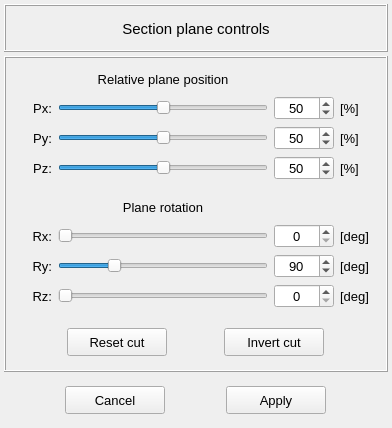
<?xml version="1.0" encoding="UTF-8"?>
<ui version="4.0">
 <class>Form</class>
 <widget class="QWidget" name="Form">
  <property name="geometry">
   <rect>
    <x>0</x>
    <y>0</y>
    <width>392</width>
    <height>426</height>
   </rect>
  </property>
  <property name="windowTitle">
   <string>Form</string>
  </property>
  <layout class="QGridLayout" name="gridLayout">
   <property name="leftMargin">
    <number>4</number>
   </property>
   <property name="topMargin">
    <number>4</number>
   </property>
   <property name="rightMargin">
    <number>4</number>
   </property>
   <property name="bottomMargin">
    <number>4</number>
   </property>
   <property name="spacing">
    <number>4</number>
   </property>
   <item row="1" column="0">
    <widget class="QFrame" name="frame_4">
     <property name="frameShape">
      <enum>QFrame::Box</enum>
     </property>
     <property name="frameShadow">
      <enum>QFrame::Raised</enum>
     </property>
     <layout class="QGridLayout" name="gridLayout_6">
      <property name="leftMargin">
       <number>4</number>
      </property>
      <property name="topMargin">
       <number>4</number>
      </property>
      <property name="rightMargin">
       <number>4</number>
      </property>
      <property name="bottomMargin">
       <number>4</number>
      </property>
      <property name="spacing">
       <number>4</number>
      </property>
      <item row="1" column="0">
       <widget class="QFrame" name="frame_3">
        <property name="frameShape">
         <enum>QFrame::NoFrame</enum>
        </property>
        <property name="frameShadow">
         <enum>QFrame::Raised</enum>
        </property>
        <layout class="QGridLayout" name="gridLayout_3">
         <property name="leftMargin">
          <number>6</number>
         </property>
         <property name="topMargin">
          <number>6</number>
         </property>
         <property name="rightMargin">
          <number>6</number>
         </property>
         <property name="bottomMargin">
          <number>6</number>
         </property>
         <item row="1" column="0">
          <widget class="QLabel" name="label">
           <property name="minimumSize">
            <size>
             <width>36</width>
             <height>0</height>
            </size>
           </property>
           <property name="maximumSize">
            <size>
             <width>36</width>
             <height>16777215</height>
            </size>
           </property>
           <property name="font">
            <font>
             <pointsize>10</pointsize>
            </font>
           </property>
           <property name="text">
            <string>Px:</string>
           </property>
           <property name="alignment">
            <set>Qt::AlignRight|Qt::AlignTrailing|Qt::AlignVCenter</set>
           </property>
          </widget>
         </item>
         <item row="1" column="2">
          <widget class="QSpinBox" name="relative_plane_position_x_spinbox">
           <property name="minimumSize">
            <size>
             <width>60</width>
             <height>0</height>
            </size>
           </property>
           <property name="maximumSize">
            <size>
             <width>60</width>
             <height>16777215</height>
            </size>
           </property>
           <property name="font">
            <font>
             <pointsize>10</pointsize>
            </font>
           </property>
           <property name="alignment">
            <set>Qt::AlignCenter</set>
           </property>
           <property name="maximum">
            <number>100</number>
           </property>
           <property name="value">
            <number>50</number>
           </property>
          </widget>
         </item>
         <item row="3" column="2">
          <widget class="QSpinBox" name="relative_plane_position_z_spinbox">
           <property name="minimumSize">
            <size>
             <width>60</width>
             <height>0</height>
            </size>
           </property>
           <property name="maximumSize">
            <size>
             <width>60</width>
             <height>16777215</height>
            </size>
           </property>
           <property name="font">
            <font>
             <pointsize>10</pointsize>
            </font>
           </property>
           <property name="alignment">
            <set>Qt::AlignCenter</set>
           </property>
           <property name="maximum">
            <number>100</number>
           </property>
           <property name="value">
            <number>50</number>
           </property>
          </widget>
         </item>
         <item row="1" column="3">
          <widget class="QLabel" name="label_4">
           <property name="minimumSize">
            <size>
             <width>36</width>
             <height>0</height>
            </size>
           </property>
           <property name="maximumSize">
            <size>
             <width>36</width>
             <height>16777215</height>
            </size>
           </property>
           <property name="font">
            <font>
             <pointsize>10</pointsize>
            </font>
           </property>
           <property name="text">
            <string>[%]</string>
           </property>
          </widget>
         </item>
         <item row="2" column="0">
          <widget class="QLabel" name="label_2">
           <property name="minimumSize">
            <size>
             <width>36</width>
             <height>0</height>
            </size>
           </property>
           <property name="maximumSize">
            <size>
             <width>36</width>
             <height>16777215</height>
            </size>
           </property>
           <property name="font">
            <font>
             <pointsize>10</pointsize>
            </font>
           </property>
           <property name="text">
            <string>Py:</string>
           </property>
           <property name="alignment">
            <set>Qt::AlignRight|Qt::AlignTrailing|Qt::AlignVCenter</set>
           </property>
          </widget>
         </item>
         <item row="2" column="1">
          <widget class="QSlider" name="relative_plane_position_y_slider">
           <property name="maximum">
            <number>100</number>
           </property>
           <property name="value">
            <number>50</number>
           </property>
           <property name="orientation">
            <enum>Qt::Horizontal</enum>
           </property>
          </widget>
         </item>
         <item row="1" column="1">
          <widget class="QSlider" name="relative_plane_position_x_slider">
           <property name="maximum">
            <number>100</number>
           </property>
           <property name="value">
            <number>50</number>
           </property>
           <property name="orientation">
            <enum>Qt::Horizontal</enum>
           </property>
          </widget>
         </item>
         <item row="2" column="2">
          <widget class="QSpinBox" name="relative_plane_position_y_spinbox">
           <property name="minimumSize">
            <size>
             <width>60</width>
             <height>0</height>
            </size>
           </property>
           <property name="maximumSize">
            <size>
             <width>60</width>
             <height>16777215</height>
            </size>
           </property>
           <property name="font">
            <font>
             <pointsize>10</pointsize>
            </font>
           </property>
           <property name="alignment">
            <set>Qt::AlignCenter</set>
           </property>
           <property name="maximum">
            <number>100</number>
           </property>
           <property name="value">
            <number>50</number>
           </property>
          </widget>
         </item>
         <item row="0" column="1">
          <widget class="QLabel" name="label_13">
           <property name="minimumSize">
            <size>
             <width>0</width>
             <height>22</height>
            </size>
           </property>
           <property name="maximumSize">
            <size>
             <width>16777215</width>
             <height>22</height>
            </size>
           </property>
           <property name="font">
            <font>
             <pointsize>10</pointsize>
            </font>
           </property>
           <property name="text">
            <string>Relative plane position</string>
           </property>
           <property name="alignment">
            <set>Qt::AlignCenter</set>
           </property>
          </widget>
         </item>
         <item row="3" column="1">
          <widget class="QSlider" name="relative_plane_position_z_slider">
           <property name="maximum">
            <number>100</number>
           </property>
           <property name="value">
            <number>50</number>
           </property>
           <property name="orientation">
            <enum>Qt::Horizontal</enum>
           </property>
          </widget>
         </item>
         <item row="3" column="0">
          <widget class="QLabel" name="label_3">
           <property name="minimumSize">
            <size>
             <width>36</width>
             <height>0</height>
            </size>
           </property>
           <property name="maximumSize">
            <size>
             <width>36</width>
             <height>16777215</height>
            </size>
           </property>
           <property name="font">
            <font>
             <pointsize>10</pointsize>
            </font>
           </property>
           <property name="text">
            <string>Pz:</string>
           </property>
           <property name="alignment">
            <set>Qt::AlignRight|Qt::AlignTrailing|Qt::AlignVCenter</set>
           </property>
          </widget>
         </item>
         <item row="2" column="3">
          <widget class="QLabel" name="label_5">
           <property name="minimumSize">
            <size>
             <width>36</width>
             <height>0</height>
            </size>
           </property>
           <property name="maximumSize">
            <size>
             <width>36</width>
             <height>16777215</height>
            </size>
           </property>
           <property name="font">
            <font>
             <pointsize>10</pointsize>
            </font>
           </property>
           <property name="text">
            <string>[%]</string>
           </property>
          </widget>
         </item>
         <item row="3" column="3">
          <widget class="QLabel" name="label_6">
           <property name="minimumSize">
            <size>
             <width>36</width>
             <height>0</height>
            </size>
           </property>
           <property name="maximumSize">
            <size>
             <width>36</width>
             <height>16777215</height>
            </size>
           </property>
           <property name="font">
            <font>
             <pointsize>10</pointsize>
            </font>
           </property>
           <property name="text">
            <string>[%]</string>
           </property>
          </widget>
         </item>
        </layout>
       </widget>
      </item>
      <item row="2" column="0">
       <widget class="QFrame" name="frame_5">
        <property name="frameShape">
         <enum>QFrame::NoFrame</enum>
        </property>
        <property name="frameShadow">
         <enum>QFrame::Raised</enum>
        </property>
        <layout class="QGridLayout" name="gridLayout_5">
         <property name="leftMargin">
          <number>6</number>
         </property>
         <property name="topMargin">
          <number>6</number>
         </property>
         <property name="rightMargin">
          <number>6</number>
         </property>
         <property name="bottomMargin">
          <number>6</number>
         </property>
         <item row="3" column="2">
          <widget class="QSpinBox" name="plane_rotation_z_spinbox">
           <property name="minimumSize">
            <size>
             <width>60</width>
             <height>0</height>
            </size>
           </property>
           <property name="maximumSize">
            <size>
             <width>60</width>
             <height>16777215</height>
            </size>
           </property>
           <property name="font">
            <font>
             <pointsize>10</pointsize>
            </font>
           </property>
           <property name="alignment">
            <set>Qt::AlignCenter</set>
           </property>
           <property name="maximum">
            <number>360</number>
           </property>
          </widget>
         </item>
         <item row="2" column="0">
          <widget class="QLabel" name="label_8">
           <property name="minimumSize">
            <size>
             <width>36</width>
             <height>0</height>
            </size>
           </property>
           <property name="maximumSize">
            <size>
             <width>36</width>
             <height>16777215</height>
            </size>
           </property>
           <property name="font">
            <font>
             <pointsize>10</pointsize>
            </font>
           </property>
           <property name="text">
            <string>Ry:</string>
           </property>
           <property name="alignment">
            <set>Qt::AlignRight|Qt::AlignTrailing|Qt::AlignVCenter</set>
           </property>
          </widget>
         </item>
         <item row="3" column="1">
          <widget class="QSlider" name="plane_rotation_z_slider">
           <property name="maximum">
            <number>360</number>
           </property>
           <property name="orientation">
            <enum>Qt::Horizontal</enum>
           </property>
          </widget>
         </item>
         <item row="2" column="1">
          <widget class="QSlider" name="plane_rotation_y_slider">
           <property name="maximum">
            <number>360</number>
           </property>
           <property name="value">
            <number>90</number>
           </property>
           <property name="orientation">
            <enum>Qt::Horizontal</enum>
           </property>
          </widget>
         </item>
         <item row="3" column="3">
          <widget class="QLabel" name="label_12">
           <property name="minimumSize">
            <size>
             <width>36</width>
             <height>0</height>
            </size>
           </property>
           <property name="maximumSize">
            <size>
             <width>36</width>
             <height>16777215</height>
            </size>
           </property>
           <property name="font">
            <font>
             <pointsize>10</pointsize>
            </font>
           </property>
           <property name="text">
            <string>[deg]</string>
           </property>
          </widget>
         </item>
         <item row="3" column="0">
          <widget class="QLabel" name="label_9">
           <property name="minimumSize">
            <size>
             <width>36</width>
             <height>0</height>
            </size>
           </property>
           <property name="maximumSize">
            <size>
             <width>36</width>
             <height>16777215</height>
            </size>
           </property>
           <property name="font">
            <font>
             <pointsize>10</pointsize>
            </font>
           </property>
           <property name="text">
            <string>Rz:</string>
           </property>
           <property name="alignment">
            <set>Qt::AlignRight|Qt::AlignTrailing|Qt::AlignVCenter</set>
           </property>
          </widget>
         </item>
         <item row="1" column="1">
          <widget class="QSlider" name="plane_rotation_x_slider">
           <property name="maximum">
            <number>360</number>
           </property>
           <property name="orientation">
            <enum>Qt::Horizontal</enum>
           </property>
          </widget>
         </item>
         <item row="1" column="3">
          <widget class="QLabel" name="label_10">
           <property name="minimumSize">
            <size>
             <width>36</width>
             <height>0</height>
            </size>
           </property>
           <property name="maximumSize">
            <size>
             <width>36</width>
             <height>16777215</height>
            </size>
           </property>
           <property name="font">
            <font>
             <pointsize>10</pointsize>
            </font>
           </property>
           <property name="text">
            <string>[deg]</string>
           </property>
          </widget>
         </item>
         <item row="2" column="3">
          <widget class="QLabel" name="label_11">
           <property name="minimumSize">
            <size>
             <width>36</width>
             <height>0</height>
            </size>
           </property>
           <property name="maximumSize">
            <size>
             <width>36</width>
             <height>16777215</height>
            </size>
           </property>
           <property name="font">
            <font>
             <pointsize>10</pointsize>
            </font>
           </property>
           <property name="text">
            <string>[deg]</string>
           </property>
          </widget>
         </item>
         <item row="1" column="0">
          <widget class="QLabel" name="label_7">
           <property name="minimumSize">
            <size>
             <width>36</width>
             <height>0</height>
            </size>
           </property>
           <property name="maximumSize">
            <size>
             <width>36</width>
             <height>16777215</height>
            </size>
           </property>
           <property name="font">
            <font>
             <pointsize>10</pointsize>
            </font>
           </property>
           <property name="text">
            <string>Rx:</string>
           </property>
           <property name="alignment">
            <set>Qt::AlignRight|Qt::AlignTrailing|Qt::AlignVCenter</set>
           </property>
          </widget>
         </item>
         <item row="0" column="1">
          <widget class="QLabel" name="label_14">
           <property name="minimumSize">
            <size>
             <width>0</width>
             <height>22</height>
            </size>
           </property>
           <property name="maximumSize">
            <size>
             <width>16777215</width>
             <height>22</height>
            </size>
           </property>
           <property name="font">
            <font>
             <pointsize>10</pointsize>
            </font>
           </property>
           <property name="text">
            <string>Plane rotation</string>
           </property>
           <property name="alignment">
            <set>Qt::AlignCenter</set>
           </property>
          </widget>
         </item>
         <item row="1" column="2">
          <widget class="QSpinBox" name="plane_rotation_x_spinbox">
           <property name="minimumSize">
            <size>
             <width>60</width>
             <height>0</height>
            </size>
           </property>
           <property name="maximumSize">
            <size>
             <width>60</width>
             <height>16777215</height>
            </size>
           </property>
           <property name="font">
            <font>
             <pointsize>10</pointsize>
            </font>
           </property>
           <property name="alignment">
            <set>Qt::AlignCenter</set>
           </property>
           <property name="maximum">
            <number>360</number>
           </property>
          </widget>
         </item>
         <item row="2" column="2">
          <widget class="QSpinBox" name="plane_rotation_y_spinbox">
           <property name="minimumSize">
            <size>
             <width>60</width>
             <height>0</height>
            </size>
           </property>
           <property name="maximumSize">
            <size>
             <width>60</width>
             <height>16777215</height>
            </size>
           </property>
           <property name="font">
            <font>
             <pointsize>10</pointsize>
            </font>
           </property>
           <property name="alignment">
            <set>Qt::AlignCenter</set>
           </property>
           <property name="maximum">
            <number>360</number>
           </property>
           <property name="value">
            <number>90</number>
           </property>
          </widget>
         </item>
        </layout>
       </widget>
      </item>
      <item row="3" column="0">
       <widget class="QFrame" name="frame_top_buttons">
        <property name="minimumSize">
         <size>
          <width>0</width>
          <height>48</height>
         </size>
        </property>
        <property name="maximumSize">
         <size>
          <width>16777215</width>
          <height>48</height>
         </size>
        </property>
        <property name="frameShape">
         <enum>QFrame::NoFrame</enum>
        </property>
        <property name="frameShadow">
         <enum>QFrame::Raised</enum>
        </property>
        <layout class="QGridLayout" name="gridLayout_2">
         <property name="leftMargin">
          <number>2</number>
         </property>
         <property name="topMargin">
          <number>2</number>
         </property>
         <property name="rightMargin">
          <number>2</number>
         </property>
         <property name="bottomMargin">
          <number>2</number>
         </property>
         <property name="spacing">
          <number>2</number>
         </property>
         <item row="1" column="0">
          <widget class="QPushButton" name="pushButton_reset">
           <property name="minimumSize">
            <size>
             <width>100</width>
             <height>28</height>
            </size>
           </property>
           <property name="maximumSize">
            <size>
             <width>100</width>
             <height>28</height>
            </size>
           </property>
           <property name="font">
            <font>
             <pointsize>10</pointsize>
            </font>
           </property>
           <property name="text">
            <string>Reset cut</string>
           </property>
          </widget>
         </item>
         <item row="1" column="1">
          <widget class="QPushButton" name="pushButton_invert">
           <property name="minimumSize">
            <size>
             <width>100</width>
             <height>28</height>
            </size>
           </property>
           <property name="maximumSize">
            <size>
             <width>100</width>
             <height>28</height>
            </size>
           </property>
           <property name="font">
            <font>
             <pointsize>10</pointsize>
            </font>
           </property>
           <property name="text">
            <string>Invert cut</string>
           </property>
          </widget>
         </item>
        </layout>
       </widget>
      </item>
     </layout>
    </widget>
   </item>
   <item row="0" column="0">
    <widget class="QFrame" name="frame_2">
     <property name="minimumSize">
      <size>
       <width>0</width>
       <height>48</height>
      </size>
     </property>
     <property name="maximumSize">
      <size>
       <width>16777215</width>
       <height>48</height>
      </size>
     </property>
     <property name="frameShape">
      <enum>QFrame::Box</enum>
     </property>
     <property name="frameShadow">
      <enum>QFrame::Raised</enum>
     </property>
     <layout class="QGridLayout" name="gridLayout_4">
      <item row="0" column="0">
       <widget class="QLabel" name="label_15">
        <property name="minimumSize">
         <size>
          <width>0</width>
          <height>28</height>
         </size>
        </property>
        <property name="maximumSize">
         <size>
          <width>16777215</width>
          <height>28</height>
         </size>
        </property>
        <property name="font">
         <font>
          <pointsize>11</pointsize>
         </font>
        </property>
        <property name="text">
         <string>Section plane controls</string>
        </property>
        <property name="alignment">
         <set>Qt::AlignCenter</set>
        </property>
       </widget>
      </item>
     </layout>
    </widget>
   </item>
   <item row="2" column="0">
    <widget class="QFrame" name="frame_6">
     <property name="minimumSize">
      <size>
       <width>0</width>
       <height>48</height>
      </size>
     </property>
     <property name="maximumSize">
      <size>
       <width>16777215</width>
       <height>48</height>
      </size>
     </property>
     <property name="frameShape">
      <enum>QFrame::NoFrame</enum>
     </property>
     <property name="frameShadow">
      <enum>QFrame::Raised</enum>
     </property>
     <layout class="QGridLayout" name="gridLayout_7">
      <property name="leftMargin">
       <number>2</number>
      </property>
      <property name="topMargin">
       <number>2</number>
      </property>
      <property name="rightMargin">
       <number>2</number>
      </property>
      <property name="bottomMargin">
       <number>2</number>
      </property>
      <property name="spacing">
       <number>2</number>
      </property>
      <item row="1" column="1">
       <widget class="QPushButton" name="pushButton_apply">
        <property name="minimumSize">
         <size>
          <width>100</width>
          <height>28</height>
         </size>
        </property>
        <property name="maximumSize">
         <size>
          <width>100</width>
          <height>28</height>
         </size>
        </property>
        <property name="font">
         <font>
          <pointsize>10</pointsize>
         </font>
        </property>
        <property name="text">
         <string>Apply</string>
        </property>
       </widget>
      </item>
      <item row="1" column="0">
       <widget class="QPushButton" name="pushButton_cancel">
        <property name="minimumSize">
         <size>
          <width>100</width>
          <height>28</height>
         </size>
        </property>
        <property name="maximumSize">
         <size>
          <width>100</width>
          <height>28</height>
         </size>
        </property>
        <property name="font">
         <font>
          <pointsize>10</pointsize>
         </font>
        </property>
        <property name="text">
         <string>Cancel</string>
        </property>
       </widget>
      </item>
     </layout>
    </widget>
   </item>
  </layout>
 </widget>
 <resources/>
 <connections>
  <connection>
   <sender>relative_plane_position_x_slider</sender>
   <signal>sliderMoved(int)</signal>
   <receiver>relative_plane_position_x_spinbox</receiver>
   <slot>setValue(int)</slot>
   <hints>
    <hint type="sourcelabel">
     <x>214</x>
     <y>121</y>
    </hint>
    <hint type="destinationlabel">
     <x>309</x>
     <y>134</y>
    </hint>
   </hints>
  </connection>
  <connection>
   <sender>relative_plane_position_x_spinbox</sender>
   <signal>valueChanged(int)</signal>
   <receiver>relative_plane_position_x_slider</receiver>
   <slot>setValue(int)</slot>
   <hints>
    <hint type="sourcelabel">
     <x>309</x>
     <y>108</y>
    </hint>
    <hint type="destinationlabel">
     <x>126</x>
     <y>122</y>
    </hint>
   </hints>
  </connection>
  <connection>
   <sender>relative_plane_position_y_slider</sender>
   <signal>valueChanged(int)</signal>
   <receiver>relative_plane_position_y_spinbox</receiver>
   <slot>setValue(int)</slot>
   <hints>
    <hint type="sourcelabel">
     <x>243</x>
     <y>173</y>
    </hint>
    <hint type="destinationlabel">
     <x>309</x>
     <y>173</y>
    </hint>
   </hints>
  </connection>
  <connection>
   <sender>relative_plane_position_y_spinbox</sender>
   <signal>valueChanged(int)</signal>
   <receiver>relative_plane_position_y_slider</receiver>
   <slot>setValue(int)</slot>
   <hints>
    <hint type="sourcelabel">
     <x>309</x>
     <y>189</y>
    </hint>
    <hint type="destinationlabel">
     <x>193</x>
     <y>176</y>
    </hint>
   </hints>
  </connection>
  <connection>
   <sender>relative_plane_position_z_slider</sender>
   <signal>valueChanged(int)</signal>
   <receiver>relative_plane_position_z_spinbox</receiver>
   <slot>setValue(int)</slot>
   <hints>
    <hint type="sourcelabel">
     <x>243</x>
     <y>220</y>
    </hint>
    <hint type="destinationlabel">
     <x>309</x>
     <y>221</y>
    </hint>
   </hints>
  </connection>
  <connection>
   <sender>relative_plane_position_z_spinbox</sender>
   <signal>valueChanged(int)</signal>
   <receiver>relative_plane_position_z_slider</receiver>
   <slot>setValue(int)</slot>
   <hints>
    <hint type="sourcelabel">
     <x>309</x>
     <y>234</y>
    </hint>
    <hint type="destinationlabel">
     <x>124</x>
     <y>227</y>
    </hint>
   </hints>
  </connection>
  <connection>
   <sender>plane_rotation_x_slider</sender>
   <signal>valueChanged(int)</signal>
   <receiver>plane_rotation_x_spinbox</receiver>
   <slot>setValue(int)</slot>
   <hints>
    <hint type="sourcelabel">
     <x>243</x>
     <y>325</y>
    </hint>
    <hint type="destinationlabel">
     <x>309</x>
     <y>316</y>
    </hint>
   </hints>
  </connection>
  <connection>
   <sender>plane_rotation_x_spinbox</sender>
   <signal>valueChanged(int)</signal>
   <receiver>plane_rotation_x_slider</receiver>
   <slot>setValue(int)</slot>
   <hints>
    <hint type="sourcelabel">
     <x>309</x>
     <y>334</y>
    </hint>
    <hint type="destinationlabel">
     <x>214</x>
     <y>331</y>
    </hint>
   </hints>
  </connection>
  <connection>
   <sender>plane_rotation_y_slider</sender>
   <signal>valueChanged(int)</signal>
   <receiver>plane_rotation_y_spinbox</receiver>
   <slot>setValue(int)</slot>
   <hints>
    <hint type="sourcelabel">
     <x>243</x>
     <y>374</y>
    </hint>
    <hint type="destinationlabel">
     <x>309</x>
     <y>371</y>
    </hint>
   </hints>
  </connection>
  <connection>
   <sender>plane_rotation_y_spinbox</sender>
   <signal>valueChanged(int)</signal>
   <receiver>plane_rotation_y_slider</receiver>
   <slot>setValue(int)</slot>
   <hints>
    <hint type="sourcelabel">
     <x>309</x>
     <y>388</y>
    </hint>
    <hint type="destinationlabel">
     <x>152</x>
     <y>374</y>
    </hint>
   </hints>
  </connection>
  <connection>
   <sender>plane_rotation_z_slider</sender>
   <signal>valueChanged(int)</signal>
   <receiver>plane_rotation_z_spinbox</receiver>
   <slot>setValue(int)</slot>
   <hints>
    <hint type="sourcelabel">
     <x>235</x>
     <y>430</y>
    </hint>
    <hint type="destinationlabel">
     <x>309</x>
     <y>422</y>
    </hint>
   </hints>
  </connection>
  <connection>
   <sender>plane_rotation_z_spinbox</sender>
   <signal>valueChanged(int)</signal>
   <receiver>plane_rotation_z_slider</receiver>
   <slot>setValue(int)</slot>
   <hints>
    <hint type="sourcelabel">
     <x>309</x>
     <y>441</y>
    </hint>
    <hint type="destinationlabel">
     <x>128</x>
     <y>430</y>
    </hint>
   </hints>
  </connection>
 </connections>
</ui>
